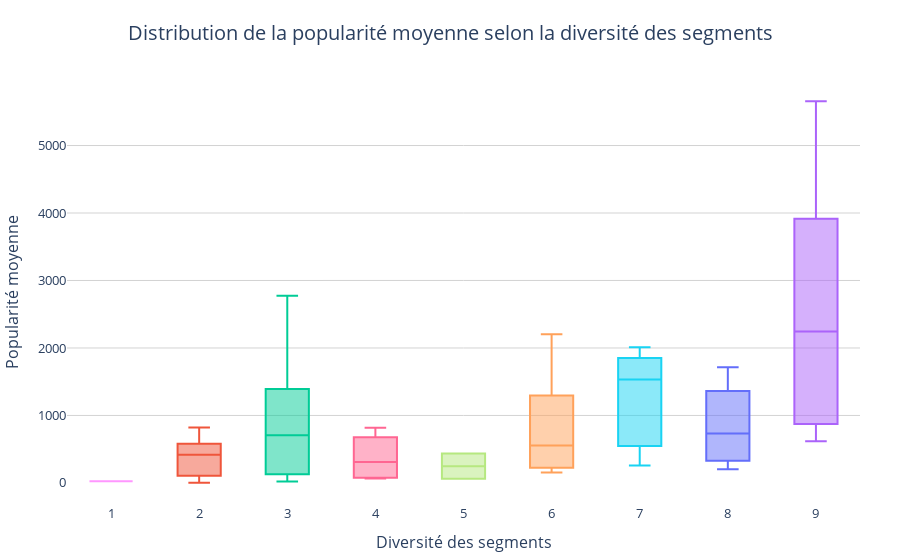

This figure's notebook cell:
### Markdown cell above
###  Analyse du graphique – Répartition des segments pour les 5 marques principales

Ce graphique illustre comment les 5 marques ayant le plus grand nombre de modèles répartissent leur offre entre les différents segments de marché (ou "Market Categories").  
L’objectif est d’évaluer si ces marques ont une stratégie diversifiée et homogène, ou si elles se concentrent sur des segments spécifiques, révélant une spécialisation.



####  Observations principales

- **BMW** et **Mercedes-Benz** se distinguent par une très forte concentration de modèles dans le segment **"Luxury"** :
  - **BMW** : 70 modèles "Luxury"
  - **Mercedes-Benz** : 83 modèles "Luxury"
- **Mercedes-Benz** est la marque la plus segmentée avec des modèles dans presque toutes les catégories : Crossover, Performance, Factory Tuner, etc.
- **Chevrolet** et **Ford** présentent une répartition plus équilibrée entre les segments, bien que moins dense en nombre total de modèles.
- **Lexus** affiche une structure proche de Mercedes-Benz mais dans une échelle plus réduite : fort sur le "Luxury", un peu de Performance, Hybrid, Crossover.


####  Points clés à retenir

- **BMW** et **Mercedes-Benz** concentrent l’essentiel de leur offre sur le segment **"Luxury"** (respectivement 70 et 83 modèles), en cohérence avec leur positionnement haut de gamme.
- **Mercedes-Benz** se démarque en couvrant presque **tous les segments existants**, révélant une **stratégie à la fois premium et étendue**.
- **Ford** et **Chevrolet** adoptent une stratégie plus **généraliste**, avec une répartition équilibrée sur plusieurs segments (Crossover, Performance, Hybrid...).
- **Lexus** suit une structure proche de **Mercedes-Benz**, mais avec un volume plus modeste.

---

#### Ce que cela implique pour AutoPredict

- Les marques aux offres **diversifiées** peuvent répondre à **plusieurs profils clients** : elles sont donc **pertinentes pour les recommandations personnalisées**.
- À l’inverse, les marques très **spécialisées** conviendront mieux à des utilisateurs avec des attentes ciblées.
- Comprendre cette répartition permet d'**affiner notre moteur de suggestion**, en croisant ces informations avec d’autres critères (prix, performance, consommation...).

### Code cell
# Vérification des colonnes disponibles dans le DataFrame
print("Colonnes disponibles :", df.columns)

# Nettoyage
df_clean3 = df.dropna(subset=['make', 'model', 'market', 'popularity']).copy()
df_clean3 = df_clean3.drop_duplicates(subset=['make', 'model', 'market'])

# Explosion des catégories
df_clean3['market'] = df_clean3['market'].str.split(',')
df_exploded3 = df_clean3.explode('market')

# Diversité de segments
segment_diversity = df_exploded3.groupby('make')['market'].nunique().reset_index()
segment_diversity.columns = ['make', 'Diversité Segment']

# Fusion avec popularité
popularity_data = df_exploded3.groupby('make')['popularity'].mean().reset_index()
popularity_data.columns = ['make', 'Popularité Moyenne']

# Dataset final
merged_df = pd.merge(segment_diversity, popularity_data, on='make')

# Graphe en boite
fig = px.box(
    merged_df,
    x='Diversité Segment',
    y='Popularité Moyenne',
    color='Diversité Segment',
    title="Distribution de la popularité moyenne selon la diversité des segments",
    labels={
        'Diversité Segment': "Nombre de segments distincts",
        'Popularité Moyenne': "Popularité moyenne"
    }
)

fig.update_layout(
    title=dict(x=0.5, font=dict(size=20)),
    font=dict(size=14),
    xaxis=dict(
        title=dict(text="Diversité des segments", font=dict(size=16)),  # Corrected here
        tickmode='linear',
        tickfont=dict(size=13)
    ),
    yaxis=dict(
        title=dict(text="Popularité moyenne", font=dict(size=16)),
        tickfont=dict(size=13),
        gridcolor='lightgrey'
    ),
    showlegend=False,
    plot_bgcolor='white',
    margin=dict(t=80, b=40, l=60, r=40)
)

fig.update_traces(marker=dict(line=dict(width=1.5)), selector=dict(type='box'))

fig.show()

### Figure 1 — Plotly figure (JSON) as saved in the notebook; plotly's stock layout.template omitted (floating-point values rounded to 4 significant figures)
{"data": [{"alignmentgroup": "True", "hovertemplate": "Nombre de segments distincts=%{x}<br>Popularité moyenne=%{y}<extra></extra>", "legendgroup": "8", "marker": {"color": "#636efa", "line": {"width": 1.5}}, "name": "8", "notched": false, "offsetgroup": "8", "orientation": "v", "showlegend": true, "type": "box", "x": [8, 8, 8, 8], "x0": " ", "xaxis": "x", "y": [204.0, 1013.0, 454.0, 1715.0], "y0": " ", "yaxis": "y"}, {"alignmentgroup": "True", "hovertemplate": "Nombre de segments distincts=%{x}<br>Popularité moyenne=%{y}<extra></extra>", "legendgroup": "2", "marker": {"color": "#EF553B", "line": {"width": 1.5}}, "name": "2", "notched": false, "offsetgroup": "2", "orientation": "v", "showlegend": true, "type": "box", "x": [2, 2, 2, 2, 2, 2, 2], "x0": " ", "xaxis": "x", "y": [113.0, 820.0, 613.0, 416.0, 105.0, 2.0, 481.0], "y0": " ", "yaxis": "y"}, {"alignmentgroup": "True", "hovertemplate": "Nombre de segments distincts=%{x}<br>Popularité moyenne=%{y}<extra></extra>", "legendgroup": "3", "marker": {"color": "#00cc96", "line": {"width": 1.5}}, "name": "3", "notched": false, "offsetgroup": "3", "orientation": "v", "showlegend": true, "type": "box", "x": [3, 3, 3, 3, 3, 3], "x0": " ", "xaxis": "x", "y": [259.0, 2774.0, 21.0, 130.0, 1158.0, 1391.0], "y0": " ", "yaxis": "y"}, {"alignmentgroup": "True", "hovertemplate": "Nombre de segments distincts=%{x}<br>Popularité moyenne=%{y}<extra></extra>", "legendgroup": "9", "marker": {"color": "#ab63fa", "line": {"width": 1.5}}, "name": "9", "notched": false, "offsetgroup": "9", "orientation": "v", "showlegend": true, "type": "box", "x": [9, 9, 9, 9, 9, 9], "x0": " ", "xaxis": "x", "y": [3105.0, 3916.0, 1385.0, 5657.0, 617.0, 873.0], "y0": " ", "yaxis": "y"}, {"alignmentgroup": "True", "hovertemplate": "Nombre de segments distincts=%{x}<br>Popularité moyenne=%{y}<extra></extra>", "legendgroup": "6", "marker": {"color": "#FFA15A", "line": {"width": 1.5}}, "name": "6", "notched": false, "offsetgroup": "6", "orientation": "v", "showlegend": true, "type": "box", "x": [6, 6, 6, 6, 6, 6, 6, 6, 6, 6, 6, 6], "x0": " ", "xaxis": "x", "y": [520.0, 155.0, 2202.0, 190.0, 1720.0, 238.0, 586.0, 210.0, 376.0, 640.0, 2031.0, 870.0], "y0": " ", "yaxis": "y"}, {"alignmentgroup": "True", "hovertemplate": "Nombre de segments distincts=%{x}<br>Popularité moyenne=%{y}<extra></extra>", "legendgroup": "7", "marker": {"color": "#19d3f3", "line": {"width": 1.5}}, "name": "7", "notched": false, "offsetgroup": "7", "orientation": "v", "showlegend": true, "type": "box", "x": [7, 7, 7, 7, 7, 7], "x0": " ", "xaxis": "x", "y": [1624.0, 1851.0, 549.0, 1439.0, 258.0, 2009.0], "y0": " ", "yaxis": "y"}, {"alignmentgroup": "True", "hovertemplate": "Nombre de segments distincts=%{x}<br>Popularité moyenne=%{y}<extra></extra>", "legendgroup": "4", "marker": {"color": "#FF6692", "line": {"width": 1.5}}, "name": "4", "notched": false, "offsetgroup": "4", "orientation": "v", "showlegend": true, "type": "box", "x": [4, 4, 4, 4], "x0": " ", "xaxis": "x", "y": [819.0, 67.0, 535.0, 86.0], "y0": " ", "yaxis": "y"}, {"alignmentgroup": "True", "hovertemplate": "Nombre de segments distincts=%{x}<br>Popularité moyenne=%{y}<extra></extra>", "legendgroup": "5", "marker": {"color": "#B6E880", "line": {"width": 1.5}}, "name": "5", "notched": false, "offsetgroup": "5", "orientation": "v", "showlegend": true, "type": "box", "x": [5, 5], "x0": " ", "xaxis": "x", "y": [61.0, 436.0], "y0": " ", "yaxis": "y"}, {"alignmentgroup": "True", "hovertemplate": "Nombre de segments distincts=%{x}<br>Popularité moyenne=%{y}<extra></extra>", "legendgroup": "1", "marker": {"color": "#FF97FF", "line": {"width": 1.5}}, "name": "1", "notched": false, "offsetgroup": "1", "orientation": "v", "showlegend": true, "type": "box", "x": [1], "x0": " ", "xaxis": "x", "y": [26.0], "y0": " ", "yaxis": "y"}], "layout": {"boxmode": "overlay", "font": {"size": 14}, "legend": {"title": {"text": "Nombre de segments distincts"}, "tracegroupgap": 0}, "margin": {"b": 40, "l": 60, "r": 40, "t": 80}, "plot_bgcolor": "white", "showlegend": false, "title": {"font": {"size": 20}, "text": "Distribution de la popularité moyenne selon la diversité des segments", "x": 0.5}, "xaxis": {"anchor": "y", "categoryarray": [8, 2, 3, 9, 6, 7, 4, 5, 1], "categoryorder": "array", "domain": [0, 1], "tickfont": {"size": 13}, "tickmode": "linear", "title": {"font": {"size": 16}, "text": "Diversité des segments"}}, "yaxis": {"anchor": "x", "domain": [0, 1], "gridcolor": "lightgrey", "tickfont": {"size": 13}, "title": {"font": {"size": 16}, "text": "Popularité moyenne"}}}}
